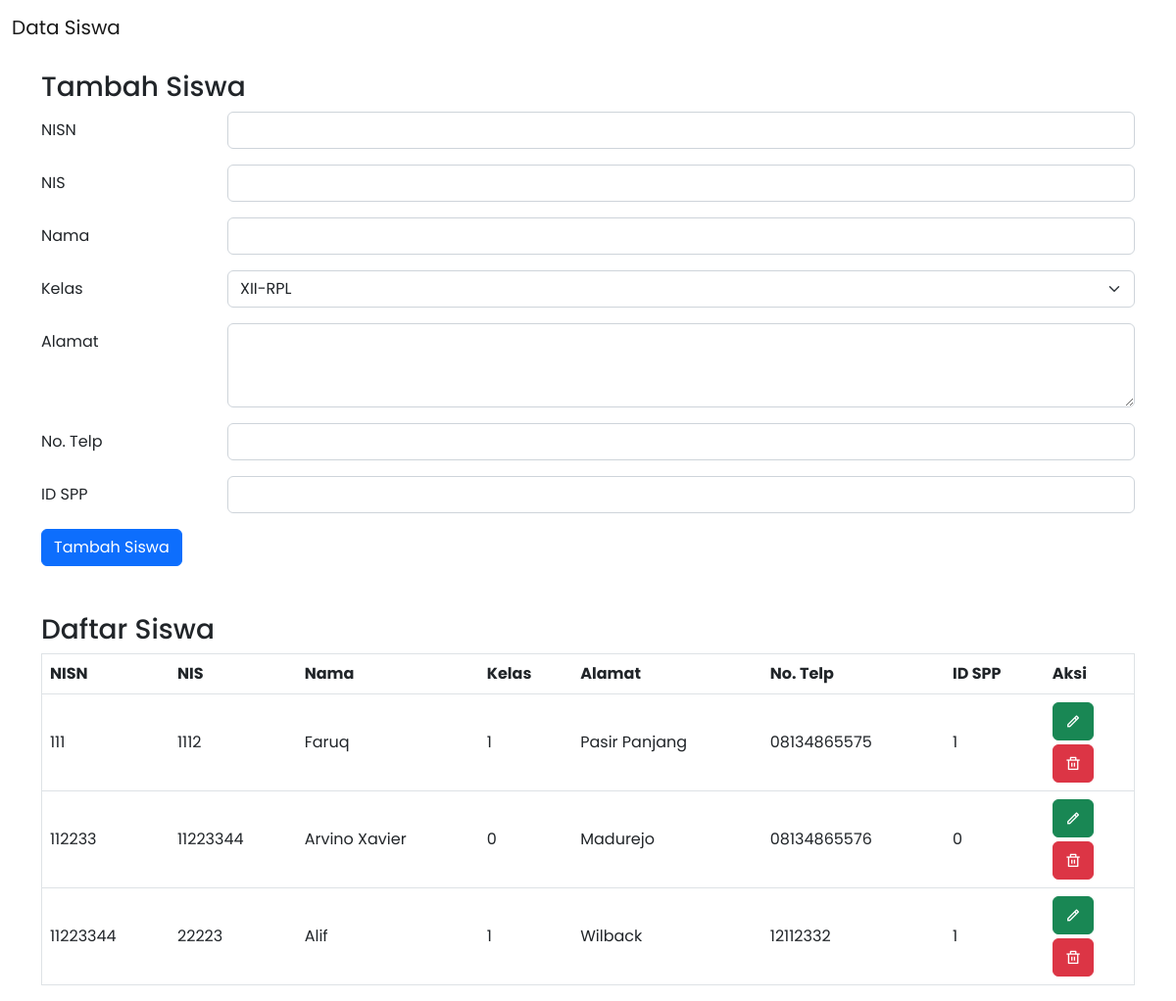
Page /crud_siswa.php (signed in) on the committed database.
### tables this page shows
CREATE TABLE `siswa` (
  `nisn` char(10) NOT NULL,
  `nis` char(8) DEFAULT NULL,
  `nama` varchar(35) DEFAULT NULL,
  `id_kelas` int(11) DEFAULT NULL,
  `alamat` text DEFAULT NULL,
  `no_telp` varchar(13) DEFAULT NULL,
  `id_spp` int(11) DEFAULT NULL
);

### crud_siswa.php (the view, shortened to what this page needs)
<?php
require_once "mysql.php";
function getDaftarKelas() {
    global $conn;
    $sql = "SELECT * FROM kelas";
    $result = mysqli_query($conn, $sql);
    $daftar_kelas = [];
    while ($row = mysqli_fetch_assoc($result)) {
        $daftar_kelas[] = $row;
    }
    return $daftar_kelas;
}
$sql = "SELECT * FROM siswa";
$result = mysqli_query($conn, $sql);
$daftar_siswa = [];
if ($result && mysqli_num_rows($result) > 0) {
    while ($row = mysqli_fetch_assoc($result)) {
        $daftar_siswa[] = $row;
    }
}
$daftar_kelas = getDaftarKelas();
?>
<!DOCTYPE html>
<html lang="en">
<head>
    <link href="https://cdn.jsdelivr.net/npm/bootstrap@5.2.3/dist/css/bootstrap.min.css" rel="stylesheet">
    <link href="https://cdn.jsdelivr.net/npm/remixicon@4.1.0/fonts/remixicon.css" rel="stylesheet"/>
    <link rel="stylesheet" href="style.css">
</head>
<body>
    <nav class="navbar bg-body-tertiary mb-3">
        <div class="container-fluid">
            <a class="navbar-brand" href="#">Data Siswa</a>
        </div>
    </nav>
    <div class="container">
    <h3>Tambah Siswa</h3>
    <form action="" method="POST">
        <div class="mb-3 row">
            <label for="nisn" class="col-sm-2 col-form-label">NISN</label>
            <div class="col-sm-10">
                <input type="text" id="nisn" name="nisn" class="form-control" required>
            </div>
        </div>
        <div class="mb-3 row">
            <label for="nis" class="col-sm-2 col-form-label">NIS</label>
            <div class="col-sm-10">
                <input type="text" id="nis" name="nis" class="form-control" required>
            </div>
        </div>
        <div class="mb-3 row">
            <label for="nama" class="col-sm-2 col-form-label">Nama</label>
            <div class="col-sm-10">
                <input type="text" id="nama" name="nama" class="form-control" required>
            </div>
        </div>
        <div class="mb-3 row">
            <label for="id_kelas" class="col-sm-2 col-form-label">Kelas</label>
            <div class="col-sm-10">
                <select class="form-select" name="id_kelas" id="id_kelas" required>
                    <?php foreach ($daftar_kelas as $kelas): ?>
                    <option value="<?php echo $kelas['id_kelas']; ?>"><?php echo $kelas['nama_kelas']; ?></option>
                    <?php endforeach; ?>
                </select>
            </div>
        </div>
        <div class="mb-3 row">
            <label for="alamat" class="col-sm-2 col-form-label">Alamat</label>
            <div class="col-sm-10">
                <textarea class="form-control" id="alamat" name="alamat" cols="30" rows="3" required></textarea>
            </div>
        </div>
        <div class="mb-3 row">
            <label for="no_telp" class="col-sm-2 col-form-label">No. Telp</label>
            <div class="col-sm-10">
                <input class="form-control" type="text" id="no_telp" name="no_telp" required>
            </div>
        </div>
        <div class="mb-3 row">
            <label for="id_spp" class="col-sm-2 col-form-label">ID SPP</label>
            <div class="col-sm-10">
                <input class="form-control" type="number" id="id_spp" name="id_spp" required>
            </div>
        </div>
        <button class="btn btn-primary" type="submit" name="tambah_siswa">Tambah Siswa</button>
    </form>
    <h3 class="mt-5">Daftar Siswa</h3>
    <table class="table table-hover align-middle" border="1">
        <thead>
            <tr>
                <th>NISN</th>
                <th>NIS</th>
                <th>Nama</th>
                <th>Kelas</th>
                <th>Alamat</th>
                <th>No. Telp</th>
                <th>ID SPP</th>
                <th>Aksi</th>
            </tr>
        </thead>
        <tbody>
            <?php foreach ($daftar_siswa as $siswa): ?>
            <tr>
                <td><?php echo $siswa['nisn']; ?></td>
                <td><?php echo $siswa['nis']; ?></td>
                <td><?php echo $siswa['nama']; ?></td>
                <td><?php echo $siswa['id_kelas']; ?></td>
                <td><?php echo $siswa['alamat']; ?></td>
                <td><?php echo $siswa['no_telp']; ?></td>
                <td><?php echo $siswa['id_spp']; ?></td>
                <td>
                    <form class="mb-1" action="edit_siswa.php" method="GET">
                        <button class="btn btn-success" type="submit" name="edit_siswa"><i class="ri-pencil-line"></i></button>
                    </form>
                    <form action="" method="POST">
                        <button class="btn btn-danger" type="submit" name="delete_siswa"><i class="ri-delete-bin-line"></i></button>
                    </form>
                </td>
            </tr>
            <?php endforeach; ?>
        </tbody>
    </table>
    </div>
</body>
</html>

### style.css (style rules this page uses)
* { font-family: 'Poppins',sans-serif; }

### rows in the picture
siswa: nisn "111", nis "1112", nama "Faruq", id_kelas "1", alamat "Pasir Panjang", no_telp "08134865575", id_spp "1"
siswa: nisn "112233", nis "11223344", nama "Arvino Xavier", id_kelas "0", alamat "Madurejo", no_telp "08134865576", id_spp "0"
siswa: nisn "11223344", nis "22223", nama "Alif", id_kelas "1", alamat "Wilback", no_telp "12112332", id_spp "1"

### other values in the picture
form field id_kelas "XII-RPL"
